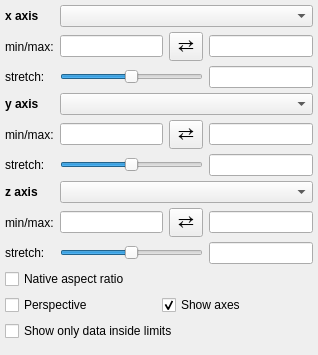
<?xml version="1.0" encoding="UTF-8"?>
<ui version="4.0">
 <class>Widget</class>
 <widget class="QWidget" name="Widget">
  <property name="geometry">
   <rect>
    <x>0</x>
    <y>0</y>
    <width>318</width>
    <height>355</height>
   </rect>
  </property>
  <property name="windowTitle">
   <string>3D_Volume</string>
  </property>
  <layout class="QGridLayout" name="gridLayout_5">
   <property name="leftMargin">
    <number>5</number>
   </property>
   <property name="topMargin">
    <number>5</number>
   </property>
   <property name="rightMargin">
    <number>5</number>
   </property>
   <property name="bottomMargin">
    <number>5</number>
   </property>
   <property name="verticalSpacing">
    <number>5</number>
   </property>
   <item row="5" column="3">
    <widget class="QLineEdit" name="valuetext_y_min"/>
   </item>
   <item row="6" column="5">
    <widget class="QLineEdit" name="valuetext_y_stretch">
     <property name="alignment">
      <set>Qt::AlignRight|Qt::AlignTrailing|Qt::AlignVCenter</set>
     </property>
    </widget>
   </item>
   <item row="8" column="4">
    <widget class="QToolButton" name="button_flip_z">
     <property name="font">
      <font>
       <pointsize>14</pointsize>
      </font>
     </property>
     <property name="styleSheet">
      <string notr="true">padding: 0px</string>
     </property>
     <property name="text">
      <string>⇄</string>
     </property>
    </widget>
   </item>
   <item row="1" column="3">
    <widget class="QLineEdit" name="valuetext_x_min"/>
   </item>
   <item row="4" column="3" colspan="3">
    <widget class="QComboBox" name="combodata_y_att">
     <property name="sizeAdjustPolicy">
      <enum>QComboBox::AdjustToMinimumContentsLength</enum>
     </property>
    </widget>
   </item>
   <item row="4" column="2">
    <widget class="QLabel" name="x_lab">
     <property name="font">
      <font>
       <weight>75</weight>
       <bold>true</bold>
      </font>
     </property>
     <property name="text">
      <string>y axis</string>
     </property>
    </widget>
   </item>
   <item row="6" column="2">
    <widget class="QLabel" name="label">
     <property name="text">
      <string>stretch:</string>
     </property>
    </widget>
   </item>
   <item row="5" column="4">
    <widget class="QToolButton" name="button_flip_y">
     <property name="font">
      <font>
       <pointsize>14</pointsize>
      </font>
     </property>
     <property name="styleSheet">
      <string notr="true">padding: 0px</string>
     </property>
     <property name="text">
      <string>⇄</string>
     </property>
    </widget>
   </item>
   <item row="1" column="5">
    <widget class="QLineEdit" name="valuetext_x_max"/>
   </item>
   <item row="2" column="2">
    <widget class="QLabel" name="label">
     <property name="text">
      <string>stretch:</string>
     </property>
    </widget>
   </item>
   <item row="9" column="3" colspan="2">
    <widget class="QSlider" name="value_z_stretch">
     <property name="minimum">
      <number>-10000</number>
     </property>
     <property name="maximum">
      <number>10000</number>
     </property>
     <property name="singleStep">
      <number>0</number>
     </property>
     <property name="orientation">
      <enum>Qt::Horizontal</enum>
     </property>
    </widget>
   </item>
   <item row="2" column="3" colspan="2">
    <widget class="QSlider" name="value_x_stretch">
     <property name="minimum">
      <number>-10000</number>
     </property>
     <property name="maximum">
      <number>10000</number>
     </property>
     <property name="singleStep">
      <number>0</number>
     </property>
     <property name="orientation">
      <enum>Qt::Horizontal</enum>
     </property>
    </widget>
   </item>
   <item row="1" column="4">
    <widget class="QToolButton" name="button_flip_x">
     <property name="font">
      <font>
       <pointsize>14</pointsize>
      </font>
     </property>
     <property name="styleSheet">
      <string notr="true">padding: 0px</string>
     </property>
     <property name="text">
      <string>⇄</string>
     </property>
    </widget>
   </item>
   <item row="8" column="3">
    <widget class="QLineEdit" name="valuetext_z_min"/>
   </item>
   <item row="10" column="2" colspan="4">
    <layout class="QGridLayout" name="gridLayout">
     <item row="1" column="0">
      <widget class="QCheckBox" name="bool_perspective_view">
       <property name="text">
        <string>Perspective</string>
       </property>
       <property name="checked">
        <bool>false</bool>
       </property>
      </widget>
     </item>
     <item row="1" column="1">
      <widget class="QCheckBox" name="bool_visible_axes">
       <property name="text">
        <string>Show axes</string>
       </property>
       <property name="checked">
        <bool>true</bool>
       </property>
      </widget>
     </item>
     <item row="2" column="0" colspan="2">
      <widget class="QCheckBox" name="bool_clip_data">
       <property name="text">
        <string>Show only data inside limits</string>
       </property>
      </widget>
     </item>
     <item row="0" column="0" colspan="2">
      <widget class="QCheckBox" name="bool_native_aspect">
       <property name="text">
        <string>Native aspect ratio</string>
       </property>
      </widget>
     </item>
    </layout>
   </item>
   <item row="6" column="3" colspan="2">
    <widget class="QSlider" name="value_y_stretch">
     <property name="minimum">
      <number>-10000</number>
     </property>
     <property name="maximum">
      <number>10000</number>
     </property>
     <property name="singleStep">
      <number>0</number>
     </property>
     <property name="orientation">
      <enum>Qt::Horizontal</enum>
     </property>
    </widget>
   </item>
   <item row="9" column="2">
    <widget class="QLabel" name="label">
     <property name="text">
      <string>stretch:</string>
     </property>
    </widget>
   </item>
   <item row="7" column="3" colspan="3">
    <widget class="QComboBox" name="combodata_z_att">
     <property name="sizeAdjustPolicy">
      <enum>QComboBox::AdjustToMinimumContentsLength</enum>
     </property>
    </widget>
   </item>
   <item row="5" column="2">
    <widget class="QLabel" name="label_2">
     <property name="text">
      <string>min/max:</string>
     </property>
    </widget>
   </item>
   <item row="5" column="5">
    <widget class="QLineEdit" name="valuetext_y_max"/>
   </item>
   <item row="0" column="3" colspan="3">
    <widget class="QComboBox" name="combodata_x_att">
     <property name="sizeAdjustPolicy">
      <enum>QComboBox::AdjustToMinimumContentsLength</enum>
     </property>
    </widget>
   </item>
   <item row="8" column="5">
    <widget class="QLineEdit" name="valuetext_z_max"/>
   </item>
   <item row="2" column="5">
    <widget class="QLineEdit" name="valuetext_x_stretch">
     <property name="alignment">
      <set>Qt::AlignRight|Qt::AlignTrailing|Qt::AlignVCenter</set>
     </property>
    </widget>
   </item>
   <item row="8" column="2">
    <widget class="QLabel" name="label_2">
     <property name="text">
      <string>min/max:</string>
     </property>
    </widget>
   </item>
   <item row="1" column="2">
    <widget class="QLabel" name="label_2">
     <property name="text">
      <string>min/max:</string>
     </property>
    </widget>
   </item>
   <item row="7" column="2">
    <widget class="QLabel" name="x_lab">
     <property name="font">
      <font>
       <weight>75</weight>
       <bold>true</bold>
      </font>
     </property>
     <property name="text">
      <string>z axis</string>
     </property>
    </widget>
   </item>
   <item row="0" column="2">
    <widget class="QLabel" name="x_lab">
     <property name="font">
      <font>
       <weight>75</weight>
       <bold>true</bold>
      </font>
     </property>
     <property name="text">
      <string>x axis</string>
     </property>
    </widget>
   </item>
   <item row="9" column="5">
    <widget class="QLineEdit" name="valuetext_z_stretch">
     <property name="alignment">
      <set>Qt::AlignRight|Qt::AlignTrailing|Qt::AlignVCenter</set>
     </property>
    </widget>
   </item>
  </layout>
 </widget>
 <layoutdefault spacing="6" margin="11"/>
 <resources/>
 <connections/>
</ui>
